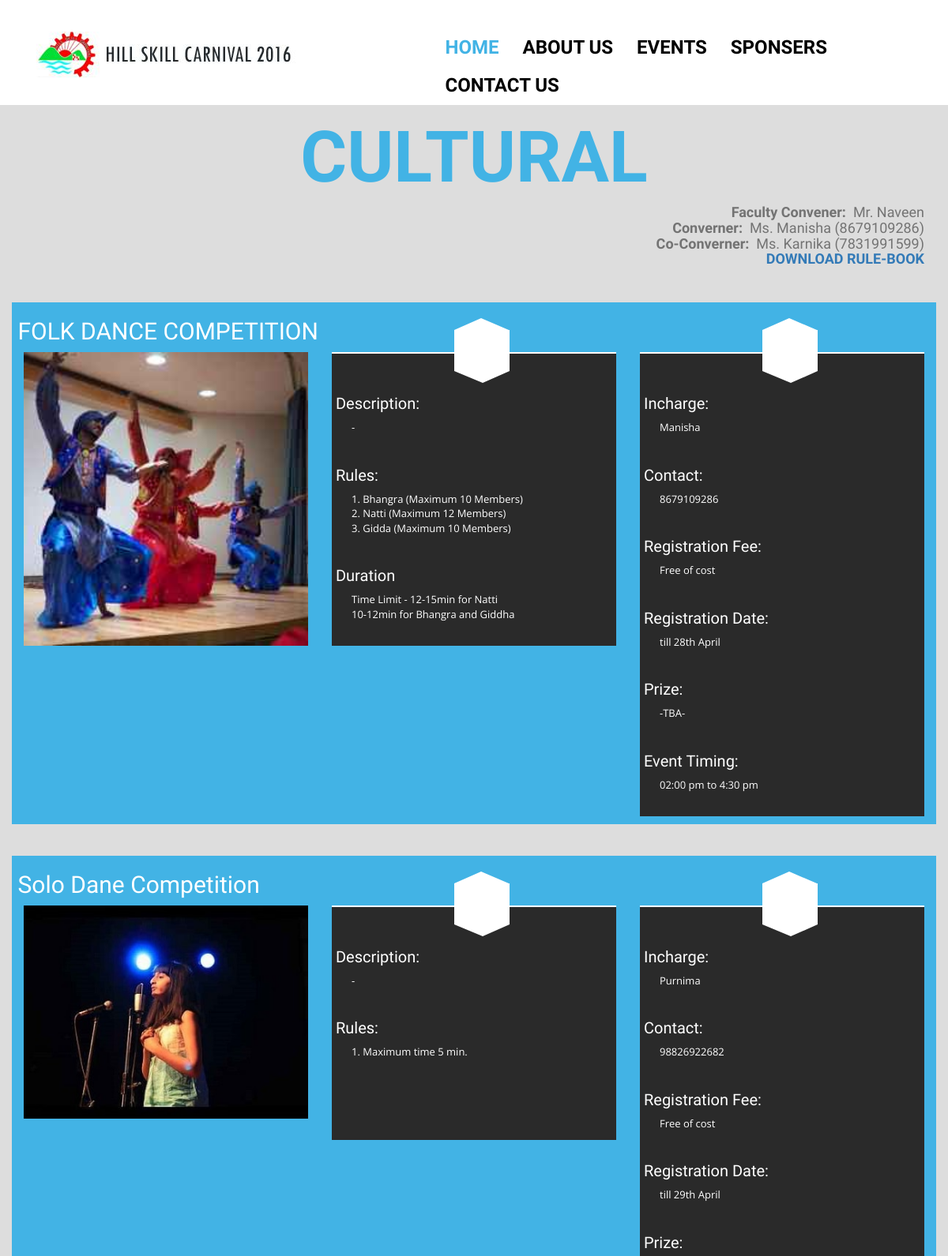
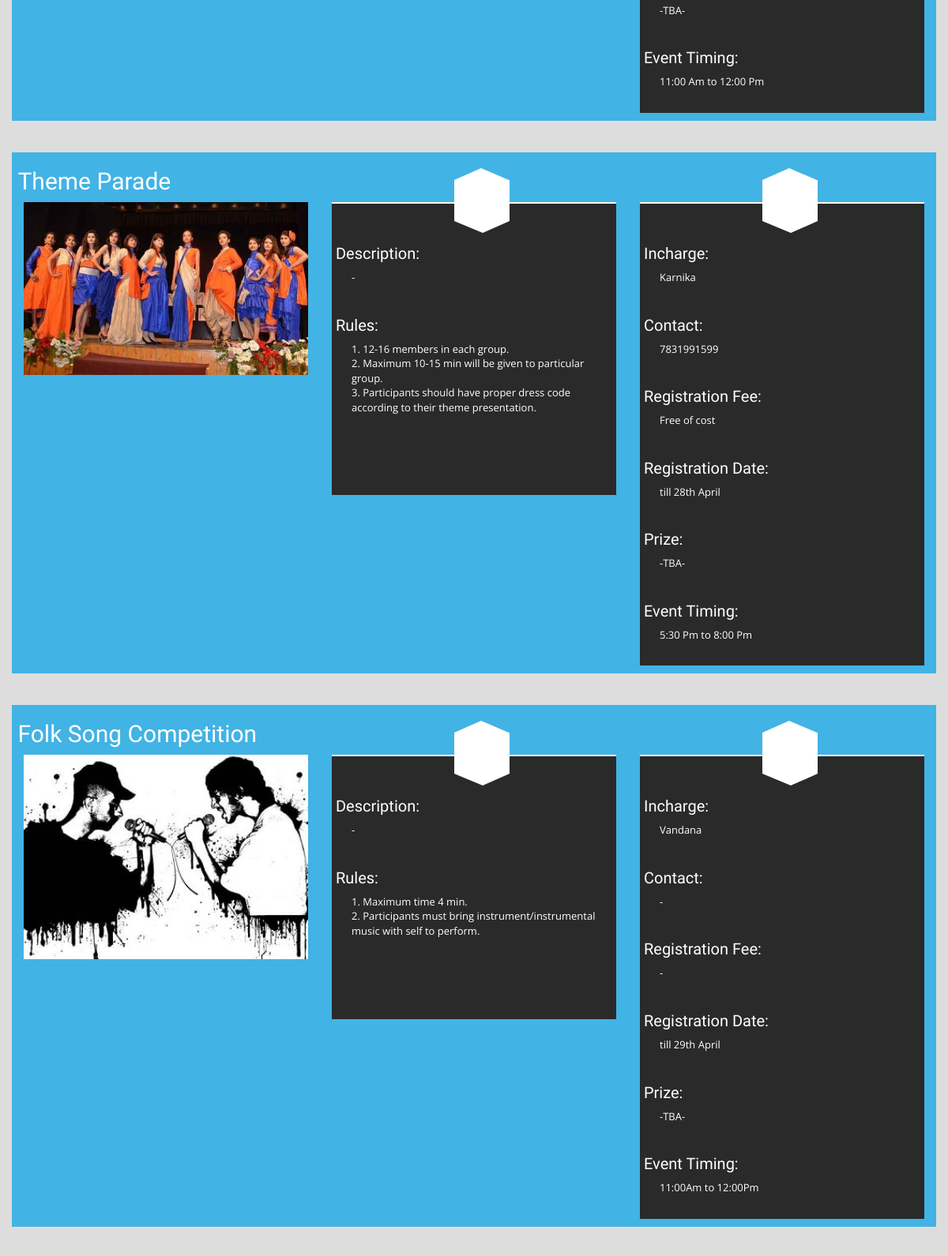
Page /event.php?event=CULTURAL (upper part) on the committed database (2 pictures, top to bottom).
### tables this page shows
CREATE TABLE IF NOT EXISTS `mainevents` (
  `id` int(5) NOT NULL AUTO_INCREMENT,
  `event` varchar(20) NOT NULL,
  `shead` varchar(30) NOT NULL,
  `thead` varchar(30) NOT NULL,
  `contact` varchar(30) NOT NULL,
  `rulebook` varchar(30) NOT NULL,
  PRIMARY KEY (`id`)
);

CREATE TABLE IF NOT EXISTS `event` (
  `id` int(30) NOT NULL AUTO_INCREMENT,
  `event` varchar(20) NOT NULL,
  `name` varchar(50) NOT NULL,
  `sname` varchar(30) NOT NULL,
  `contact` varchar(30) NOT NULL,
  `rules` varchar(500) NOT NULL,
  `des` varchar(400) NOT NULL,
  `otherAtt` varchar(50) NOT NULL,
  `other` varchar(3000) NOT NULL,
  `prize` varchar(30) NOT NULL,
  `regfee` varchar(20) NOT NULL,
  `regdate` varchar(30) NOT NULL,
  `timing` varchar(30) NOT NULL,
  `img` varchar(30) NOT NULL,
  `day` varchar(5) NOT NULL,
  `status` varchar(10) NOT NULL,
  PRIMARY KEY (`id`)
);

### event.php (the view, shortened to what this page needs)
<?php
include('header.php');
?>
<?php
require_once('connect.php');
if(!$event=$_GET['event'])
{
header('Location: index.html');
}
 $result=mysql_query("SELECT * FROM mainevents WHERE event='$event'",$link);
while($row=mysql_fetch_assoc($result))
{
		echo"<section class='about text-center' style='background-color:#ddd;'><br><br><br><br><br>
                            <div class='container' >
						<h2>".$row['event']."</h2>
						<h4 style='text-align:right;font-size:18px;'><b>Faculty Convener: </b>&nbsp".$row['thead']."<br><b>Converner:</b>&nbsp ".$row['shead']."<br><b>Co-Converner: </b>&nbsp".$row['contact']."  <br><a href=".$row['rulebook']."><b>DOWNLOAD RULE-BOOK</b></a> </h4> ";}
              $row=mysql_query("SELECT * FROM event WHERE (event='$event')",$link);
                     while($result=mysql_fetch_assoc($row))
                         {    echo"
                                    <div class='row' style='background-color:#42b3e5;'>
                                          <h3 style='text-align:left; color:#fff;font-size:30px;'>&nbsp".$result['name']."</h3>
                                            <div class='col-md-4 col-sm-6' >
							<div class='single-about-detail clearfix'>
								<div class='about-img'>
									<img src='img/event/".$result['img'].".jpg' alt=''>
								</div>
							</div>
						</div>
						<div class='col-md-4 col-sm-6'>
							<div class='single-about-detail'>
								<div class='about-details'>
									<div class='pentagon-text'>
									</div>
									<h3 style='font-size:20px; text-align:left;'>&nbspDescription:</h3>
									<p style='text-align:left;'>".$result['des']."</p>
                                                                        <h3 style='font-size:20px; text-align:left;'>&nbspRules:</h3>
									<p style='text-align:left;'>".$result['rules']."</p>
                                                                        <h3 style='font-size:20px; text-align:left;'>&nbsp".$result['otherAtt']."</h3>
									<p style='text-align:left;'>".$result['other']."</p>
								</div>
							</div>
						</div>
						<div class='col-md-4 col-sm-6'>
							<div class='single-about-detail'>
								<div class='about-details'>
									<div class='pentagon-text'>
									</div>
									<h3 style='font-size:20px; text-align:left; '>&nbspIncharge:</h3>
									<p style='text-align:left;'>".$result['sname']."</p>
                                                                        <h3 style='font-size:20px; text-align:left;'>&nbspContact:</h3>
									<p style='text-align:left;'>".$result['contact']."</p>
                                                                         <h3 style='font-size:20px; text-align:left;'>&nbspRegistration Fee:</h3>
									<p style='text-align:left;'>".$result['regfee']."</p>
                                                                         <h3 style='font-size:20px; text-align:left;'>&nbspRegistration Date:</h3>
									<p style='text-align:left;'>".$result['regdate']."</p>
                                                                        <h3 style='font-size:20px; text-align:left;'>&nbspPrize:</h3>
									<p style='text-align:left;'>".$result['prize']."</p>
                                                                         <h3 style='font-size:20px; text-align:left;'>&nbspEvent Timing:</h3>
									<p style='text-align:left;'>".$result['timing']."</p>
								</div>
							</div>
						</div
					</div>
			</div><br><br>";}
			echo"	</section>
";
?>
<?php
include('footer.php');
?>

### css/style.css (style rules this page uses)
body { margin: 0; padding: 0; font-family: 'BenchNine', sans-serif; }
a:hover, a:visited, a { text-decoration: none; }
h1, h2 { text-transform: uppercase; font-weight: bold; }
.about h2 { font-size: 90px; color: #42b3e5; margin-top: 50px; }
.about h4 { font-size: 24px; color: #737373; margin-bottom: 45px; }
.about-img img { width: 100%; }
.single-about-detail { position: relative; }
.pentagon-text { width: 70px; height: 52px; background: #fff; position: relative; top: -30px; left: 43%; }
.pentagon-text:before { content: ""; position: absolute; top: -15px; left: 0; width: 0; height: 0; border-left: 34px solid transparent; border-right: 35px solid transparent; border-bottom: 15px solid #fff; }
.pentagon-text:after { content: ""; position: absolute; bottom: -15px; left: 0; width: 0; height: 0px; border-left: 36px solid transparent; border-right: 34px solid transparent; border-top: 15px solid #fff; }
.about-details { background: #2a2a2a; border-top: 2px solid #fff; transition: all .7s ease 0s; -webkit-transition: all .7s ease 0s; -moz-transition: all .7s ease 0s; -o-transition: all .7s ease 0s; -ms-transition: all .7s ease 0s; }
.about-details h3 { font-size: 36px; color: #fff; margin-top: 0; }
.about-details p { font-size: 13px; color: #fff; font-family: 'Open Sans', sans-serif; padding: 0 25px; padding-bottom: 30px; }
html, body, .carousel, .carousel-inner, .carousel-inner .item { height: 100%; }

### rows in the picture
mainevents: event "CULTURAL", thead "Mr. Naveen", shead "Ms. Manisha (8679109286)", contact "Ms. Karnika (7831991599)"
event: name "FOLK DANCE COMPETITION", img (picture), des "-", rules "1. Bhangra (Maximum 10 Members) 2. Natti (Maximum 12 Members) 3. Gidda (Maximum 10 Members)", otherAtt "Duration", other "Time Limit - 12-15min for Natti 10-12min for Bhangra and Giddha", sname "Manisha", contact "8679109286", regfee "Free of cost", regdate "till 28th April", prize "-TBA-", timing "02:00 pm to 4:30 pm"
event: name "Solo Dane Competition", img (picture), des "-", rules "1. Maximum time 5 min.", sname "Purnima", contact "98826922682", regfee "Free of cost", regdate "till 29th April", prize "-TBA-", timing "11:00 Am to 12:00 Pm"
event: name "Theme Parade", img (picture), des "-", rules "1. 12-16 members in each group. 2. Maximum 10-15 min will be given to particular group. 3. Participants should have proper dress code according to their theme presentation.", sname "Karnika", contact "7831991599", regfee "Free of cost", regdate "till 28th April", prize "-TBA-", timing "5:30 Pm to 8:00 Pm"
event: name "Folk Song Competition", img (picture), des "-", rules "1. Maximum time 4 min. 2. Participants must bring instrument/instrumental music with self to perform.", sname "Vandana", contact "-", regfee "-", regdate "till 29th April", prize "-TBA-", timing "11:00Am to 12:00Pm"
